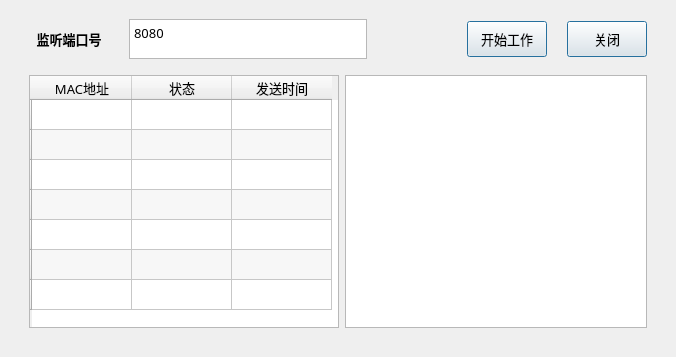
<?xml version="1.0" encoding="UTF-8"?>
<ui version="4.0">
 <class>UI_ap</class>
 <widget class="QMainWindow" name="UI_ap">
  <property name="windowModality">
   <enum>Qt::NonModal</enum>
  </property>
  <property name="geometry">
   <rect>
    <x>0</x>
    <y>0</y>
    <width>676</width>
    <height>357</height>
   </rect>
  </property>
  <property name="font">
   <font>
    <family>微软雅黑</family>
    <pointsize>10</pointsize>
   </font>
  </property>
  <property name="windowTitle">
   <string>AP</string>
  </property>
  <property name="windowIcon">
   <iconset resource="../../static/qrc/AP.qrc">
    <normaloff>:/icon/icon/neko.ico</normaloff>:/icon/icon/neko.ico</iconset>
  </property>
  <property name="locale">
   <locale language="Chinese" country="China"/>
  </property>
  <widget class="QWidget" name="Widget">
   <property name="locale">
    <locale language="Chinese" country="China"/>
   </property>
   <layout class="QVBoxLayout" name="verticalLayout">
    <item>
     <layout class="QGridLayout" name="main_layout" rowstretch="0,1,10" columnstretch="0">
      <property name="leftMargin">
       <number>20</number>
      </property>
      <property name="topMargin">
       <number>0</number>
      </property>
      <property name="rightMargin">
       <number>20</number>
      </property>
      <property name="bottomMargin">
       <number>20</number>
      </property>
      <item row="2" column="0">
       <layout class="QHBoxLayout" name="horizon_layout_down">
        <property name="topMargin">
         <number>0</number>
        </property>
        <item>
         <widget class="QTableWidget" name="table_mac_status_time">
          <property name="minimumSize">
           <size>
            <width>310</width>
            <height>250</height>
           </size>
          </property>
          <property name="editTriggers">
           <set>QAbstractItemView::NoEditTriggers</set>
          </property>
          <property name="alternatingRowColors">
           <bool>true</bool>
          </property>
          <property name="selectionMode">
           <enum>QAbstractItemView::NoSelection</enum>
          </property>
          <property name="showGrid">
           <bool>true</bool>
          </property>
          <property name="wordWrap">
           <bool>true</bool>
          </property>
          <property name="cornerButtonEnabled">
           <bool>true</bool>
          </property>
          <attribute name="horizontalHeaderVisible">
           <bool>true</bool>
          </attribute>
          <attribute name="horizontalHeaderCascadingSectionResizes">
           <bool>false</bool>
          </attribute>
          <row>
           <property name="text">
            <string/>
           </property>
          </row>
          <row>
           <property name="text">
            <string/>
           </property>
          </row>
          <row>
           <property name="text">
            <string/>
           </property>
          </row>
          <row>
           <property name="text">
            <string/>
           </property>
          </row>
          <row>
           <property name="text">
            <string/>
           </property>
          </row>
          <row>
           <property name="text">
            <string/>
           </property>
          </row>
          <row>
           <property name="text">
            <string/>
           </property>
          </row>
          <column>
           <property name="text">
            <string>MAC地址</string>
           </property>
          </column>
          <column>
           <property name="text">
            <string>状态</string>
           </property>
          </column>
          <column>
           <property name="text">
            <string>发送时间</string>
           </property>
          </column>
         </widget>
        </item>
        <item>
         <widget class="QTextBrowser" name="textBrowser_log">
          <property name="minimumSize">
           <size>
            <width>300</width>
            <height>250</height>
           </size>
          </property>
          <property name="html">
           <string>&lt;!DOCTYPE HTML PUBLIC &quot;-//W3C//DTD HTML 4.0//EN&quot; &quot;http://www.w3.org/TR/REC-html40/strict.dtd&quot;&gt;
&lt;html&gt;&lt;head&gt;&lt;meta name=&quot;qrichtext&quot; content=&quot;1&quot; /&gt;&lt;meta charset=&quot;utf-8&quot; /&gt;&lt;style type=&quot;text/css&quot;&gt;
p, li { white-space: pre-wrap; }
hr { height: 1px; border-width: 0; }
li.unchecked::marker { content: &quot;\2610&quot;; }
li.checked::marker { content: &quot;\2612&quot;; }
&lt;/style&gt;&lt;/head&gt;&lt;body style=&quot; font-family:'微软雅黑'; font-size:10pt; font-weight:400; font-style:normal;&quot;&gt;
&lt;p style=&quot;-qt-paragraph-type:empty; margin-top:0px; margin-bottom:0px; margin-left:0px; margin-right:0px; -qt-block-indent:0; text-indent:0px; font-family:'Consolas';&quot;&gt;&lt;br /&gt;&lt;/p&gt;&lt;/body&gt;&lt;/html&gt;</string>
          </property>
         </widget>
        </item>
       </layout>
      </item>
      <item row="1" column="0">
       <layout class="QHBoxLayout" name="horizon_layout_up" stretch="1,3,1,1,1">
        <property name="spacing">
         <number>20</number>
        </property>
        <property name="topMargin">
         <number>10</number>
        </property>
        <property name="rightMargin">
         <number>0</number>
        </property>
        <property name="bottomMargin">
         <number>10</number>
        </property>
        <item>
         <widget class="QLabel" name="lable_port">
          <property name="sizePolicy">
           <sizepolicy hsizetype="Expanding" vsizetype="Fixed">
            <horstretch>0</horstretch>
            <verstretch>0</verstretch>
           </sizepolicy>
          </property>
          <property name="minimumSize">
           <size>
            <width>75</width>
            <height>40</height>
           </size>
          </property>
          <property name="text">
           <string>&lt;html&gt;&lt;head/&gt;&lt;body&gt;&lt;p align=&quot;center&quot;&gt;&lt;span style=&quot; font-weight:700;&quot;&gt;监听端口号&lt;/span&gt;&lt;/p&gt;&lt;/body&gt;&lt;/html&gt;</string>
          </property>
         </widget>
        </item>
        <item alignment="Qt::AlignVCenter">
         <widget class="QTextEdit" name="text_port">
          <property name="sizePolicy">
           <sizepolicy hsizetype="Expanding" vsizetype="Expanding">
            <horstretch>0</horstretch>
            <verstretch>0</verstretch>
           </sizepolicy>
          </property>
          <property name="minimumSize">
           <size>
            <width>230</width>
            <height>40</height>
           </size>
          </property>
          <property name="maximumSize">
           <size>
            <width>16777215</width>
            <height>40</height>
           </size>
          </property>
          <property name="html">
           <string>&lt;!DOCTYPE HTML PUBLIC &quot;-//W3C//DTD HTML 4.0//EN&quot; &quot;http://www.w3.org/TR/REC-html40/strict.dtd&quot;&gt;
&lt;html&gt;&lt;head&gt;&lt;meta name=&quot;qrichtext&quot; content=&quot;1&quot; /&gt;&lt;meta charset=&quot;utf-8&quot; /&gt;&lt;style type=&quot;text/css&quot;&gt;
p, li { white-space: pre-wrap; }
hr { height: 1px; border-width: 0; }
li.unchecked::marker { content: &quot;\2610&quot;; }
li.checked::marker { content: &quot;\2612&quot;; }
&lt;/style&gt;&lt;/head&gt;&lt;body style=&quot; font-family:'微软雅黑'; font-size:10pt; font-weight:400; font-style:normal;&quot;&gt;
&lt;p style=&quot; margin-top:0px; margin-bottom:0px; margin-left:0px; margin-right:0px; -qt-block-indent:0; text-indent:0px;&quot;&gt;&lt;span style=&quot; font-family:'Noto Sans CJK HK Medium';&quot;&gt;8080&lt;/span&gt;&lt;/p&gt;&lt;/body&gt;&lt;/html&gt;</string>
          </property>
         </widget>
        </item>
        <item>
         <spacer name="horizontalSpacer">
          <property name="orientation">
           <enum>Qt::Horizontal</enum>
          </property>
          <property name="sizeHint" stdset="0">
           <size>
            <width>40</width>
            <height>20</height>
           </size>
          </property>
         </spacer>
        </item>
        <item alignment="Qt::AlignVCenter">
         <widget class="QPushButton" name="button_work">
          <property name="sizePolicy">
           <sizepolicy hsizetype="Fixed" vsizetype="Preferred">
            <horstretch>0</horstretch>
            <verstretch>0</verstretch>
           </sizepolicy>
          </property>
          <property name="minimumSize">
           <size>
            <width>80</width>
            <height>36</height>
           </size>
          </property>
          <property name="text">
           <string>开始工作</string>
          </property>
          <property name="autoDefault">
           <bool>true</bool>
          </property>
          <property name="default">
           <bool>true</bool>
          </property>
         </widget>
        </item>
        <item alignment="Qt::AlignVCenter">
         <widget class="QPushButton" name="button_close">
          <property name="sizePolicy">
           <sizepolicy hsizetype="Fixed" vsizetype="Preferred">
            <horstretch>0</horstretch>
            <verstretch>0</verstretch>
           </sizepolicy>
          </property>
          <property name="minimumSize">
           <size>
            <width>80</width>
            <height>36</height>
           </size>
          </property>
          <property name="text">
           <string>关闭</string>
          </property>
          <property name="autoDefault">
           <bool>true</bool>
          </property>
          <property name="default">
           <bool>true</bool>
          </property>
         </widget>
        </item>
       </layout>
      </item>
     </layout>
    </item>
   </layout>
  </widget>
 </widget>
 <resources>
  <include location="../../static/qrc/AP.qrc"/>
 </resources>
 <connections>
  <connection>
   <sender>button_close</sender>
   <signal>clicked()</signal>
   <receiver>UI_ap</receiver>
   <slot>close()</slot>
   <hints>
    <hint type="sourcelabel">
     <x>380</x>
     <y>35</y>
    </hint>
    <hint type="destinationlabel">
     <x>299</x>
     <y>174</y>
    </hint>
   </hints>
  </connection>
 </connections>
</ui>
